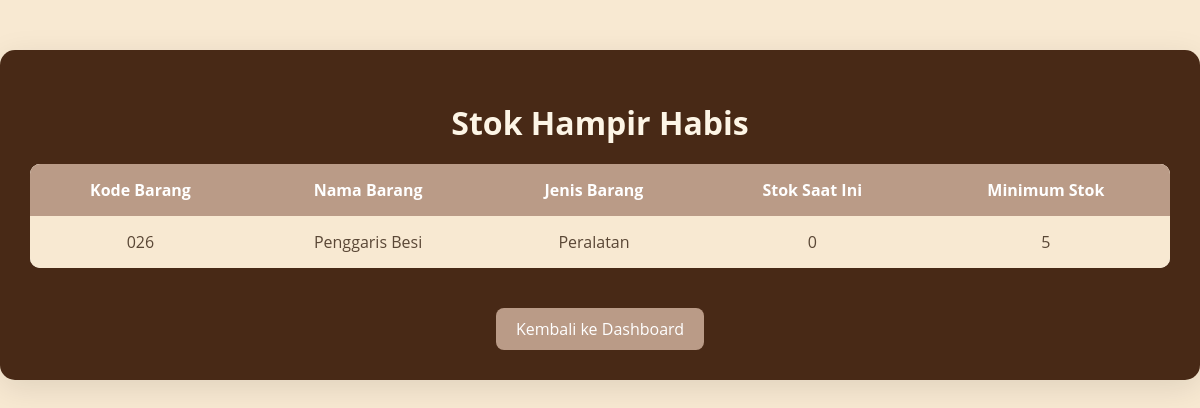
Page /stok_hampir_habis.php on the committed database.
### tables this page shows
CREATE TABLE `barang` (
  `kodeBarang` varchar(20) NOT NULL,
  `namaBarang` varchar(100) DEFAULT NULL,
  `jenisBarang` varchar(50) DEFAULT NULL,
  `hargaBeli` decimal(10,2) DEFAULT NULL,
  `hargaJual` decimal(10,2) DEFAULT NULL,
  `stok` int(11) DEFAULT NULL,
  `minimumStok` int(11) DEFAULT NULL
);

### stok_hampir_habis.php (the view, shortened to what this page needs)
<!DOCTYPE html>
<html lang="id">
<head>
</head>
<body>
    <div class="container">
        <h1>Stok Hampir Habis</h1>
        <?php
        $conn = mysqli_connect('localhost', 'root', '', 'inventori_toko');
        $query = "SELECT kodeBarang, namaBarang, jenisBarang, stok, minimumStok FROM barang WHERE stok < minimumStok";
        $result = mysqli_query($conn, $query);
        if (mysqli_num_rows($result) > 0): ?>
            <table>
                <thead>
                    <tr>
                        <th>Kode Barang</th>
                        <th>Nama Barang</th>
                        <th>Jenis Barang</th>
                        <th>Stok Saat Ini</th>
                        <th>Minimum Stok</th>
                    </tr>
                </thead>
                <tbody>
                    <?php while ($row = mysqli_fetch_assoc($result)): ?>
                        <tr>
                            <td><?php echo htmlspecialchars($row['kodeBarang']); ?></td>
                            <td><?php echo htmlspecialchars($row['namaBarang']); ?></td>
                            <td><?php echo htmlspecialchars($row['jenisBarang']); ?></td>
                            <td><?php echo htmlspecialchars($row['stok']); ?></td>
                            <td><?php echo htmlspecialchars($row['minimumStok']); ?></td>
                        </tr>
                    <?php endwhile; ?>
                </tbody>
            </table>
        <?php else: ?>
            <div class="no-data">Tidak ada barang dengan stok hampir habis.</div>
        <?php endif;
        ?>
        <div class="back-btn">
            <a href="pemilik_toko_dashboard.php">Kembali ke Dashboard</a>
        </div>
    </div>
</body>
</html>

### stok_hampir_habis.php (style rules this page uses)
body { font-family: "Open Sans", sans-serif; background-color: #f8e9d2; margin: 0; padding: 0; }
.container { max-width: 1200px; margin: 50px auto; background-color: rgba(54, 21, 2, 0.9); border-radius: 15px; padding: 30px; box-shadow: 0 8px 32px rgba(0, 0, 0, 0.1); color: white; }
h1 { text-align: center; margin-bottom: 20px; color: #fdf5e6; }
table { width: 100%; border-collapse: collapse; margin-top: 20px; background-color: rgba(255, 255, 255, 0.9); color: #5a4736; border-radius: 10px; overflow: hidden; }
th, td { padding: 15px; text-align: center; }
th { background-color: #ba9b87; color: white; }
tr:nth-child(odd) { background-color: #f8e9d2; }
a { display: inline-block; text-decoration: none; background-color: #ba9b87; color: white; padding: 10px 20px; border-radius: 8px; margin-top: 20px; text-align: center; transition: background-color 0.3s ease, transform 0.3s ease; }
.back-btn { text-align: center; margin-top: 20px; }

### rows in the picture
barang: kodeBarang "026", namaBarang "Penggaris Besi", jenisBarang "Peralatan", stok "0", minimumStok "5"
